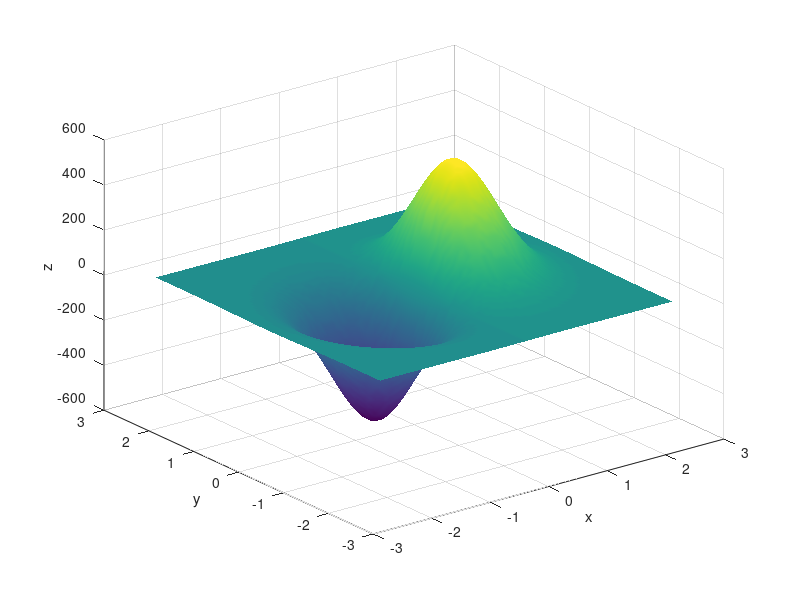

This chart was generated by the following MATLAB code:
m = 1235; 

x = linspace(-2.5, 2.5, 100); 
y = linspace(-2.5, 2.5, 100);
[X, Y] = meshgrid(x, y);

Z = m .* X .* exp(-(X.^2 + Y.^2));

figure(1);
surf(X, Y, Z);

shading interp; 
xlabel('x');ylabel('y');zlabel('z');
